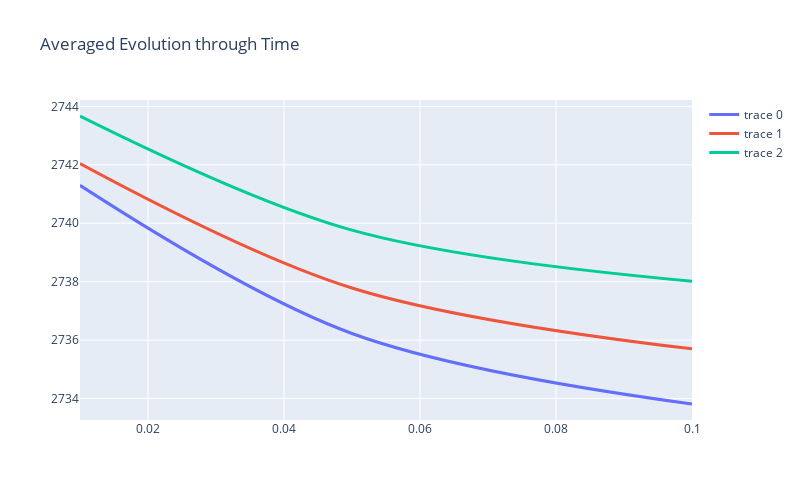

The notebook cell this image was saved under:
### Code cell
morpho.timeProfiles(pData = zz, pDist = timeMA, width = 800, height = 500, linesize = 3,
                    title = 'Averaged Evolution through Time')

### Figure 1 — Plotly figure (JSON) as saved in the notebook; plotly's stock layout.template omitted (floating-point values rounded to 4 significant figures)
{"data": [{"line": {"shape": "spline", "width": 3}, "mode": "lines", "type": "scatter", "x": [0.01, 0.05, 0.1], "y": [2741.0, 2736.0, 2734.0]}, {"line": {"shape": "spline", "width": 3}, "mode": "lines", "type": "scatter", "x": [0.01, 0.05, 0.1], "y": [2742.0, 2738.0, 2736.0]}, {"line": {"shape": "spline", "width": 3}, "mode": "lines", "type": "scatter", "x": [0.01, 0.05, 0.1], "y": [2744.0, 2740.0, 2738.0]}], "layout": {"height": 500, "title": {"text": "Averaged Evolution through Time"}, "width": 800}}
